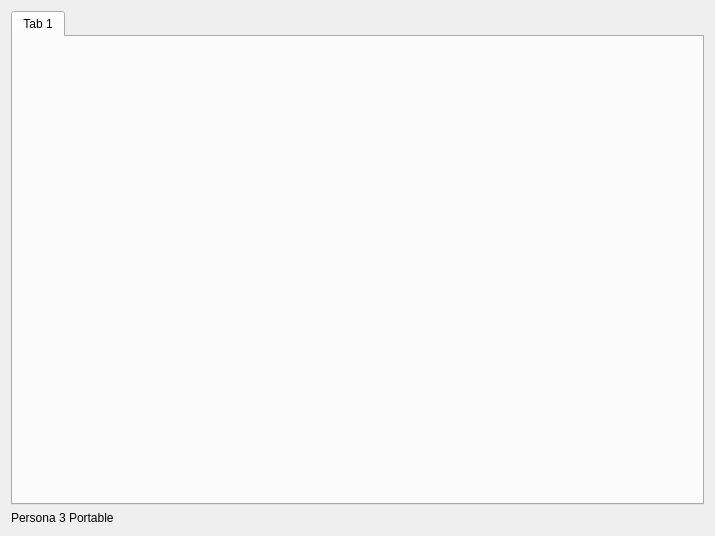
<?xml version="1.0" encoding="UTF-8"?>
<ui version="4.0">
 <class>Home</class>
 <widget class="QWidget" name="Home">
  <property name="geometry">
   <rect>
    <x>0</x>
    <y>0</y>
    <width>715</width>
    <height>536</height>
   </rect>
  </property>
  <property name="windowTitle">
   <string>Absolutely Frosty - Persona 3 Portable</string>
  </property>
  <layout class="QVBoxLayout">
   <item>
    <widget class="QTabWidget" name="tabWidget">
     <property name="currentIndex">
      <number>0</number>
     </property>
     <widget class="QWidget" name="tab">
      <attribute name="title">
       <string>Tab 1</string>
      </attribute>
     </widget>
    </widget>
   </item>
   <item>
    <widget class="QLabel" name="titleLabel">
     <property name="text">
      <string>Persona 3 Portable</string>
     </property>
    </widget>
   </item>
  </layout>
 </widget>
 <resources/>
 <connections/>
</ui>
